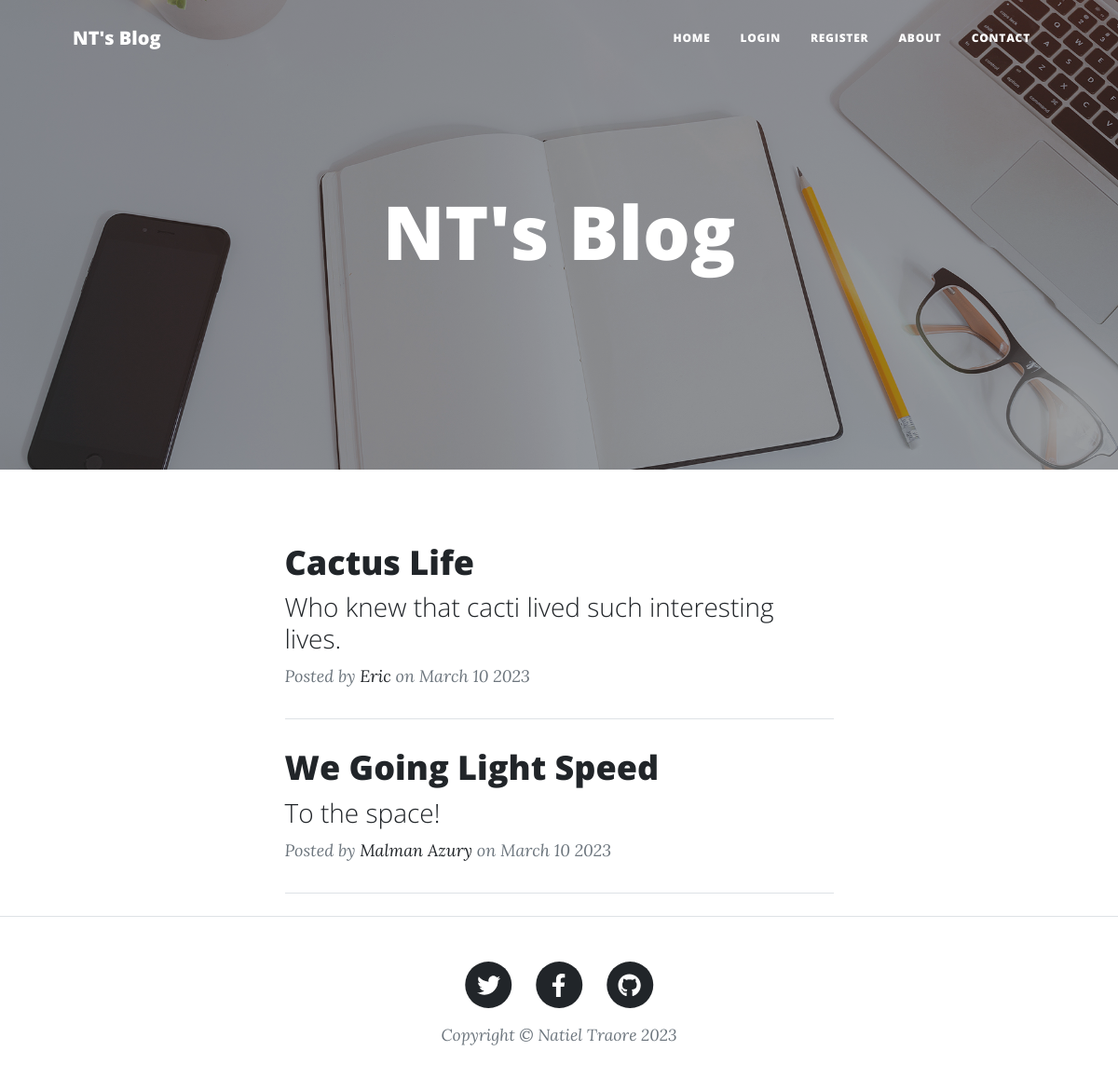
Before: / with the older database file.
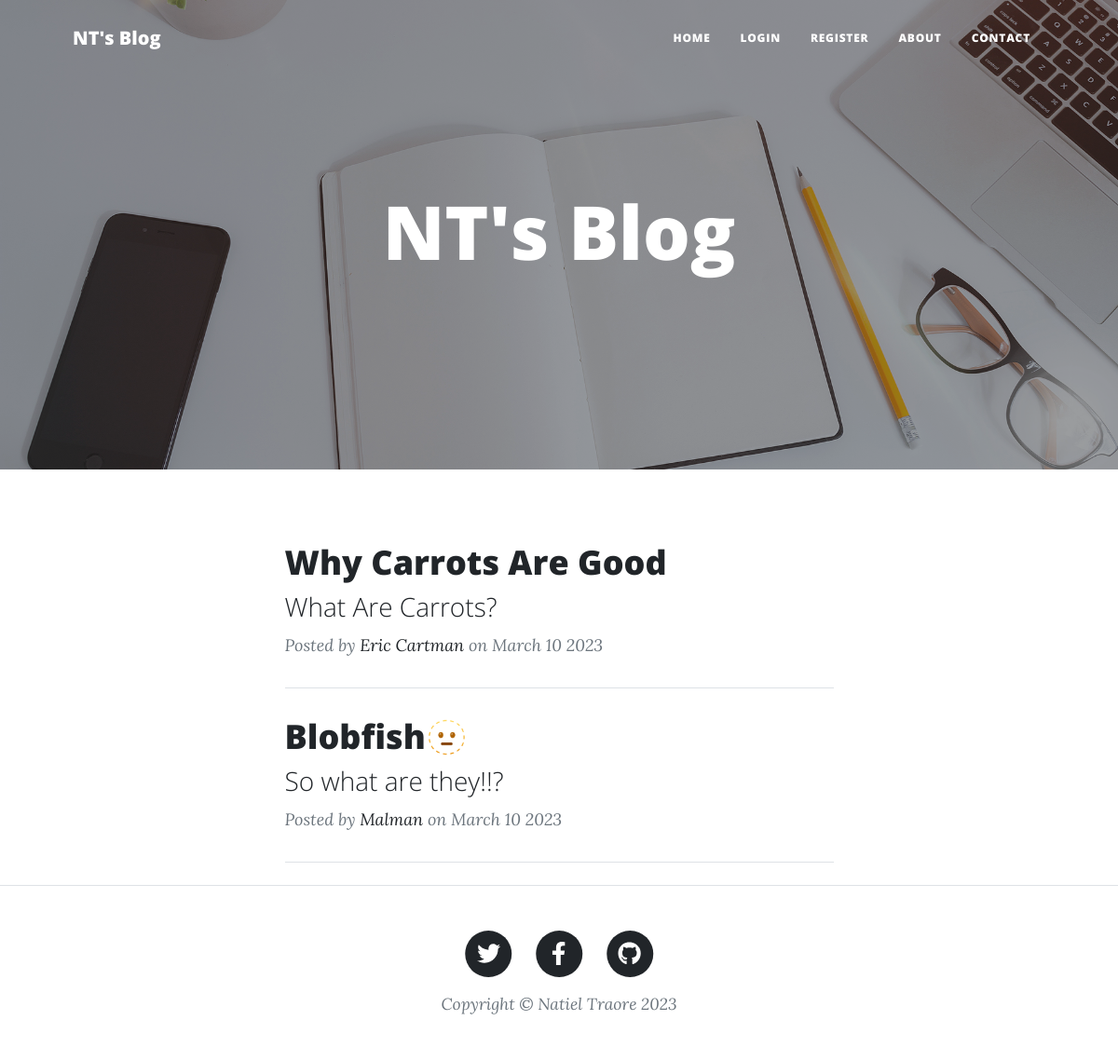
After: the same page with the newer database file.
### main.py (models this page shows)
class BlogPost(db.Model, Base):
    post_id = db.Column(db.Integer, primary_key=True)
    author_id = db.Column(db.Integer, db.ForeignKey("user.id"))
    author = relationship("User", back_populates="posts")
    title = db.Column(db.String(250), unique=True, nullable=False)
    subtitle = db.Column(db.String(250), nullable=False)
    date = db.Column(db.String(250), nullable=False)
    body = db.Column(db.Text, nullable=False)
    img_url = db.Column(db.String(250), nullable=False)
    blog_comments = relationship("Comment", back_populates="post")

class User(UserMixin, db.Model, Base):
    id = db.Column(db.Integer, primary_key=True)
    name = db.Column(db.String(250), nullable=False)
    email = db.Column(db.String(250), unique=True, nullable=False)
    password = db.Column(db.String(250), nullable=False)
    admin = db.Column(db.Boolean, nullable=False)
    posts = relationship("BlogPost", back_populates="author")
    user_comments = relationship("Comment", back_populates="comment_author")

### main.py (the view)
@app.route("/")
def home():
    posts = db.session.query(BlogPost).all()
    return render_template("index.html", posts=posts)

### main.py (called while the page is built)
@app.context_processor
def year_injector():
    return {"year": app.config["CURRENT_YEAR"]}

@app.context_processor
def current_user_injection():
    return {"cur_user": app.config["CURRENT_USER"]}

### templates/index.html (shortened to what this page needs)
{% include "header.html" %}
<header class="masthead dark-main-bg" style="background-image: url('static/img/home-bg.jpg')">
    <div class="container position-relative px-4 px-lg-5">
        <div class="row gx-4 gx-lg-5 justify-content-center">
            <div class="col-md-10 col-lg-8 col-xl-7">
                <div class="site-heading">
                    <h1>NT's Blog</h1>
                </div>
            </div>
        </div>
    </div>
</header>
<div class="container px-4 px-lg-5">
    <div class="row gx-4 gx-lg-5 justify-content-center">
        <div class="col-md-10 col-lg-8 col-xl-7">
            {% for p in posts %}
            <div class="post-preview">
                <a href="{{ url_for('get_post', pid=p.post_id) }}">
                    <h2 class="post-title">
                        {{ p.title }}
                    </h2>
                    <h3 class="post-subtitle">{{ p.subtitle }}</h3>
                </a>
                <p class="post-meta">
                    Posted by
                    <a href="#">{{ p.author.name }}</a>
                    on {{ p.date }}
                </p>
            </div>
            <hr class="my-4"/>
            {% endfor %}
        </div>
    </div>
</div>
{% include "footer.html" %}

### templates/header.html (shortened to what this page needs)
<!DOCTYPE html>
<html lang="en">
<head>
    <link href="../static/css/styles.css" rel="stylesheet"/>
</head>
<body>
<nav class="navbar navbar-expand-lg navbar-light" id="mainNav">
    <div class="container px-4 px-lg-5">
        <a class="navbar-brand" href="{{ url_for('home') }}">NT's Blog</a>
        <div class="collapse navbar-collapse" id="navbarResponsive">
            <ul class="navbar-nav ms-auto py-4 py-lg-0">
                <li class="nav-item">
                    <a class="nav-link px-lg-3 py-3 py-lg-4" href="{{ url_for('home') }}">Home</a>
                </li>
                {% if not cur_user.is_authenticated: %}
                <li class="nav-item">
                    <a class="nav-link px-lg-3 py-3 py-lg-4" href="{{ url_for('login') }}">Login</a>
                </li>
                <li class="nav-item">
                    <a class="nav-link px-lg-3 py-3 py-lg-4" href="{{ url_for('register') }}">Register</a>
                </li>
                {% else: %}
                <li class="nav-item">
                    <a class="nav-link px-lg-3 py-3 py-lg-4" href="{{ url_for('logout') }}">Log Out</a>
                </li>
                {% endif %}
                <li class="nav-item">
                    <a class="nav-link px-lg-3 py-3 py-lg-4" href="{{ url_for('get_about') }}">About</a>
                </li>
                <li class="nav-item">
                    <a class="nav-link px-lg-3 py-3 py-lg-4" href="{{ url_for('get_contact') }}">Contact</a>
                </li>
            </ul>
        </div>
    </div>
</nav>

### templates/footer.html (shortened to what this page needs)
<footer class="border-top">
    <div class="container px-4 px-lg-5">
        <div class="row gx-4 gx-lg-5 justify-content-center">
            <div class="col-md-10 col-lg-8 col-xl-7">
                <ul class="list-inline text-center">
                    <li class="list-inline-item">
                        <a href="#!">
                                <span class="fa-stack fa-lg">
                                    <i class="fas fa-circle fa-stack-2x"></i>
                                    <i class="fab fa-twitter fa-stack-1x fa-inverse"></i>
                                </span>
                        </a>
                    </li>
                    <li class="list-inline-item">
                        <a href="#!">
                                <span class="fa-stack fa-lg">
                                    <i class="fas fa-circle fa-stack-2x"></i>
                                    <i class="fab fa-facebook-f fa-stack-1x fa-inverse"></i>
                                </span>
                        </a>
                    </li>
                    <li class="list-inline-item">
                        <a href="#!">
                                <span class="fa-stack fa-lg">
                                    <i class="fas fa-circle fa-stack-2x"></i>
                                    <i class="fab fa-github fa-stack-1x fa-inverse"></i>
                                </span>
                        </a>
                    </li>
                </ul>
                <div class="small text-center text-muted fst-italic">Copyright &copy; Natiel Traore {{ year }}</div>
            </div>
        </div>
    </div>
</footer>
</body>
</html>

Changed rows visible on the page:
changed BlogPost: title "Cactus Life" → "Why Carrots Are Good"; subtitle "Who knew that cacti lived such interesting lives." → "What Are Carrots?"; author.name "Eric" → "Eric Cartman"
changed BlogPost: title "We Going Light Speed" → "Blobfish🫥"; subtitle "To the space!" → "So what are they!!?"; author.name "Malman Azury" → "Malman"
